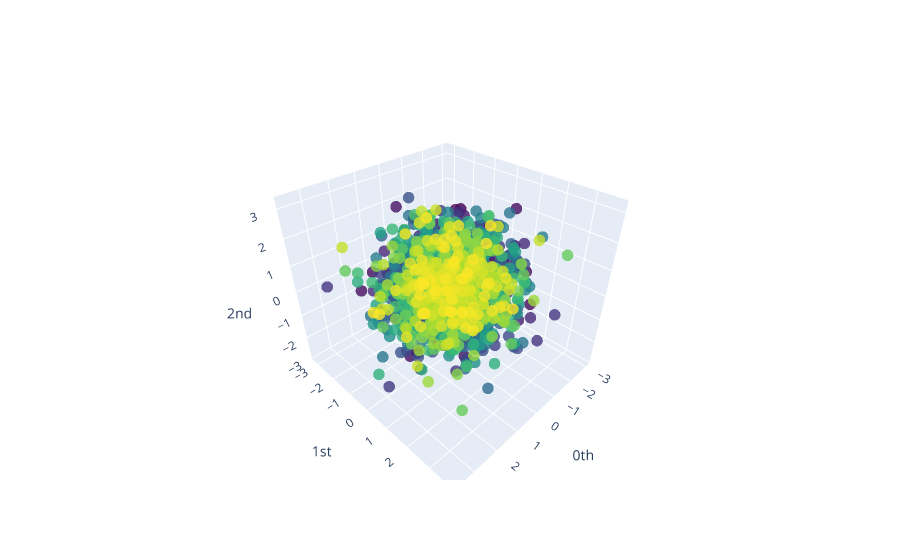

Here is the notebook cell this chart was saved with:
### Code cell
embedding_dimension = 30
embedding_time_delay = 30
stride = 5

embedder = SingleTakensEmbedding(
    parameters_type="search", n_jobs=6, time_delay=embedding_time_delay, dimension=embedding_dimension, stride=stride
)

y_noise_embedded = embedder.fit_transform(noisy_signals[background_idx])

pca = PCA(n_components=3)
y_noise_embedded_pca = pca.fit_transform(y_noise_embedded)

plot_point_cloud(y_noise_embedded_pca)

### Figure 1 — Plotly figure (JSON) as saved in the notebook; plotly's stock layout.template omitted (floating-point values rounded to 4 significant figures; data arrays with more than 128 entries replaced by an {"elided": "..."} marker saying what was removed)
{"data": [{"marker": {"color": {"elided": "1722 int values"}, "colorscale": [[0, "#440154"], [0.1111, "#482878"], [0.2222, "#3e4989"], [0.3333, "#31688e"], [0.4444, "#26828e"], [0.5556, "#1f9e89"], [0.6667, "#35b779"], [0.7778, "#6ece58"], [0.8889, "#b5de2b"], [1, "#fde725"]], "opacity": 0.8, "size": 4}, "mode": "markers", "type": "scatter3d", "x": {"elided": "1722 float values"}, "y": {"elided": "1722 float values"}, "z": {"elided": "1722 float values"}}], "layout": {"scene": {"xaxis": {"exponentformat": "e", "showexponent": "all", "title": {"text": "0th"}, "type": "linear"}, "yaxis": {"exponentformat": "e", "showexponent": "all", "title": {"text": "1st"}, "type": "linear"}, "zaxis": {"exponentformat": "e", "showexponent": "all", "title": {"text": "2nd"}, "type": "linear"}}}}
